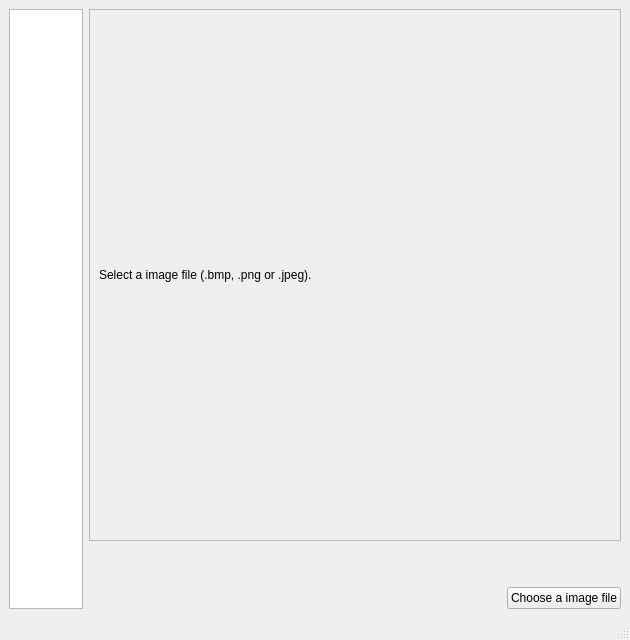
<?xml version="1.0" encoding="UTF-8"?>
<ui version="4.0">
 <class>MainWindow</class>
 <widget class="QMainWindow" name="MainWindow">
  <property name="geometry">
   <rect>
    <x>0</x>
    <y>0</y>
    <width>630</width>
    <height>640</height>
   </rect>
  </property>
  <property name="sizePolicy">
   <sizepolicy hsizetype="Expanding" vsizetype="Expanding">
    <horstretch>0</horstretch>
    <verstretch>0</verstretch>
   </sizepolicy>
  </property>
  <property name="windowTitle">
   <string>MainWindow</string>
  </property>
  <widget class="QWidget" name="centralwidget">
   <property name="sizePolicy">
    <sizepolicy hsizetype="Maximum" vsizetype="Maximum">
     <horstretch>1</horstretch>
     <verstretch>1</verstretch>
    </sizepolicy>
   </property>
   <layout class="QVBoxLayout" name="verticalLayout_3">
    <item>
     <layout class="QHBoxLayout" name="horizontalLayout_2">
      <property name="sizeConstraint">
       <enum>QLayout::SetDefaultConstraint</enum>
      </property>
      <item>
       <widget class="QListWidget" name="listWidget">
        <property name="maximumSize">
         <size>
          <width>200</width>
          <height>16777215</height>
         </size>
        </property>
       </widget>
      </item>
      <item>
       <layout class="QVBoxLayout" name="verticalLayout_2">
        <item>
         <widget class="QFrame" name="frame">
          <property name="maximumSize">
           <size>
            <width>16777215</width>
            <height>16777215</height>
           </size>
          </property>
          <property name="frameShape">
           <enum>QFrame::StyledPanel</enum>
          </property>
          <property name="frameShadow">
           <enum>QFrame::Raised</enum>
          </property>
          <layout class="QHBoxLayout" name="horizontalLayout">
           <item>
            <widget class="QLabel" name="imageLabel">
             <property name="sizePolicy">
              <sizepolicy hsizetype="Preferred" vsizetype="Preferred">
               <horstretch>0</horstretch>
               <verstretch>0</verstretch>
              </sizepolicy>
             </property>
             <property name="minimumSize">
              <size>
               <width>512</width>
               <height>512</height>
              </size>
             </property>
             <property name="text">
              <string>Select a image file (.bmp, .png or .jpeg).</string>
             </property>
             <property name="textFormat">
              <enum>Qt::PlainText</enum>
             </property>
             <property name="scaledContents">
              <bool>false</bool>
             </property>
            </widget>
           </item>
          </layout>
         </widget>
        </item>
        <item>
         <spacer name="verticalSpacer">
          <property name="orientation">
           <enum>Qt::Vertical</enum>
          </property>
          <property name="sizeHint" stdset="0">
           <size>
            <width>20</width>
            <height>40</height>
           </size>
          </property>
         </spacer>
        </item>
        <item>
         <layout class="QHBoxLayout" name="horizontalLayout_3">
          <item>
           <spacer name="horizontalSpacer">
            <property name="orientation">
             <enum>Qt::Horizontal</enum>
            </property>
            <property name="sizeHint" stdset="0">
             <size>
              <width>40</width>
              <height>20</height>
             </size>
            </property>
           </spacer>
          </item>
          <item>
           <widget class="QPushButton" name="chooseFileButton">
            <property name="text">
             <string>Choose a image file</string>
            </property>
           </widget>
          </item>
         </layout>
        </item>
       </layout>
      </item>
     </layout>
    </item>
   </layout>
  </widget>
  <widget class="QMenuBar" name="menubar">
   <property name="geometry">
    <rect>
     <x>0</x>
     <y>0</y>
     <width>630</width>
     <height>23</height>
    </rect>
   </property>
  </widget>
  <widget class="QStatusBar" name="statusbar"/>
 </widget>
 <resources/>
 <connections/>
</ui>
